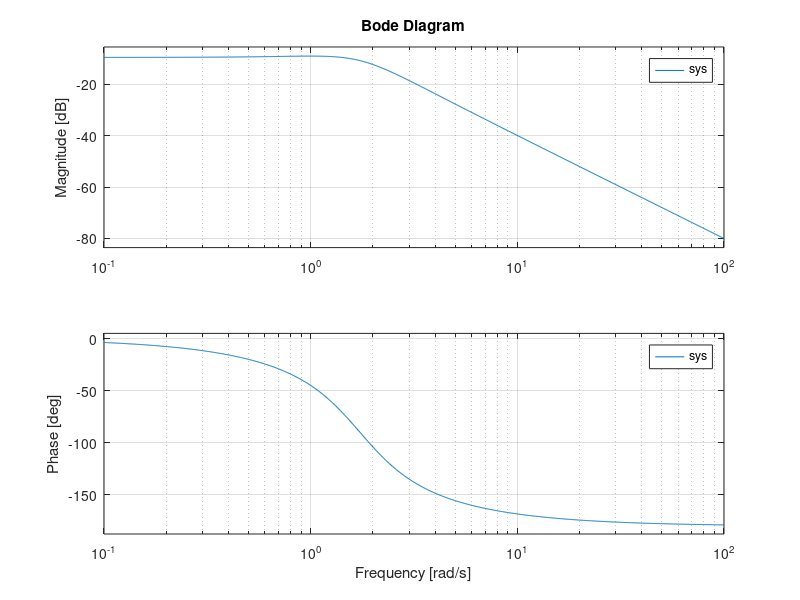

Write MATLAB code to recreate this figure.
pkg load control
clear all
close all
clc

num = [1]
den = [1 2 3]

# Create the transfer function
sys = tf(num, den)

# Plot the bode plot
bode(sys)